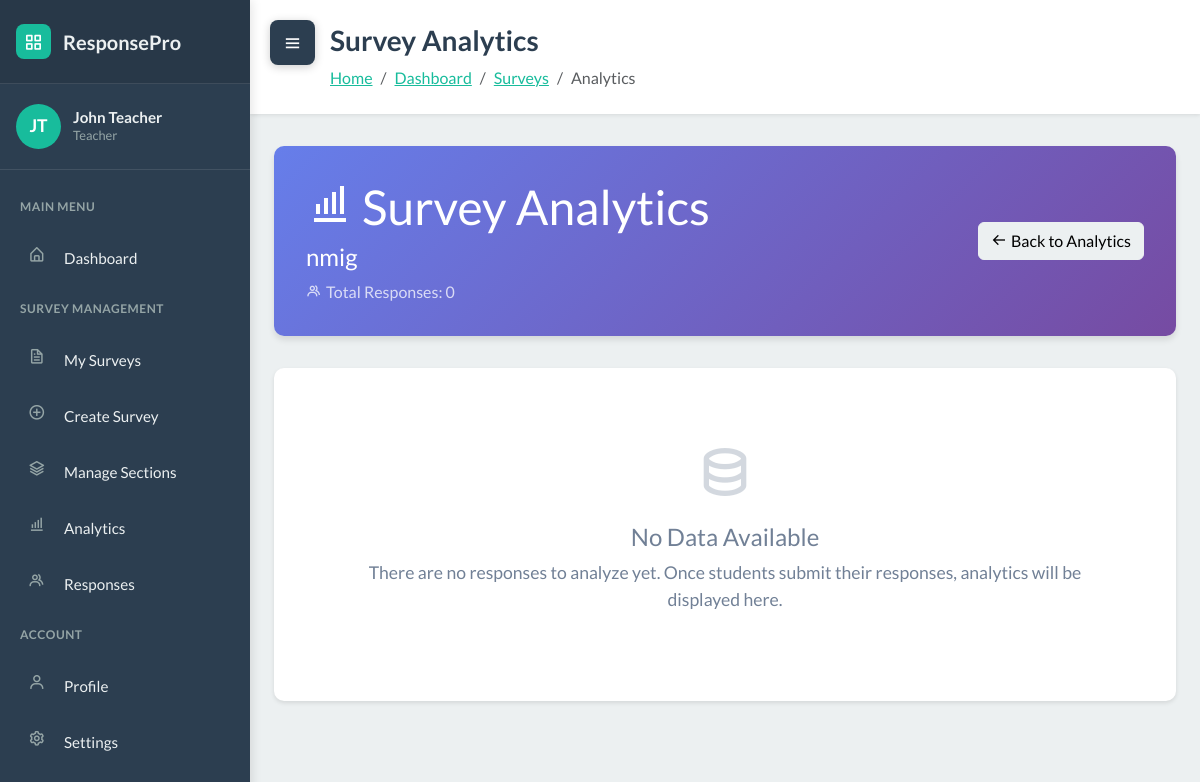
/surveys/9/analytics/ (signed in), run on an earlier commit of the app's database.
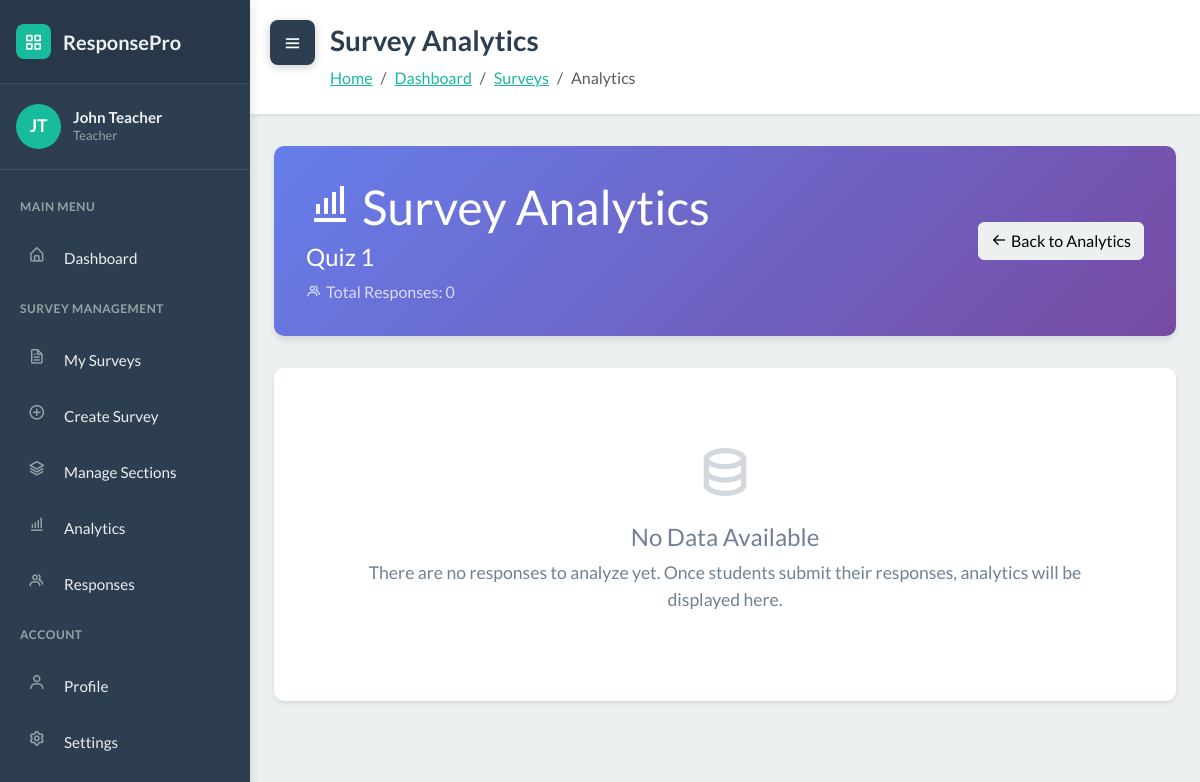
And on a later commit of the database.
### WebSurvey/models.py (models this page shows, shortened)
class Survey(models.Model):
    STATUS_CHOICES = [
        ('draft', 'Draft'),
        ('published', 'Published'),
        ('closed', 'Closed'),
    ]
    title = models.CharField(max_length=255)
    description = models.TextField(blank=True)
    teacher = models.ForeignKey(User, on_delete=models.CASCADE, related_name='surveys')
    sections = models.ManyToManyField(Section, blank=True, related_name='surveys')
    status = models.CharField(max_length=20, choices=STATUS_CHOICES, default='draft')
    total_points = models.IntegerField(default=0)
    time_limit = models.IntegerField(null=True, blank=True, help_text="Time limit in minutes")
    due_date = models.DateTimeField(null=True, blank=True)
    created_at = models.DateTimeField(auto_now_add=True)
    updated_at = models.DateTimeField(auto_now=True)
    class Meta:
        ordering = ['-created_at']

### WebSurvey/views.py (the view, shortened to what this page needs)
# urls.py: path('surveys/<int:survey_id>/analytics/', views.survey_analytics, name='survey_analytics'),
@login_required
@login_required
def survey_analytics(request, survey_id):
    survey = get_object_or_404(Survey, id=survey_id, teacher=request.user)
    responses = StudentResponse.objects.filter(
        survey=survey,
        is_submitted=True
    ).select_related('student')
    questions = survey.questions.all().prefetch_related(
        'options',
        'true_false_answer',
        'enumeration_answers'
    )
    charts_data = []
    for question in questions:
        chart_info = {
            'question_text': question.question_text,
            'type': question.question_type,
            'data': {}
        }
        answers = QuestionAnswer.objects.filter(
            question=question,
            response__in=responses
        )
        if question.question_type in ['multiple_choice', 'likert']:
            labels = []
            values = []
            for option in question.options.all():
                count = answers.filter(selected_option=option).count()
                labels.append(option.option_text)
                values.append(count)
            if sum(values) > 0:
                chart_info['data'] = {
                    'labels': labels,
                    'values': values
                }
        if chart_info['data']:
            charts_data.append(chart_info)
    context = {
        'survey': survey,
        'charts_data': json.dumps(charts_data),
        'total_responses': responses.count(),
    }
    return render(request, 'survey_analytics.html', context)

### WebSurvey/services.py (called while the page is built)
def auto_close_due_surveys():
    now = timezone.now()
    overdue_ids = []
    for survey in Survey.objects.filter(status='published', due_date__isnull=False):
        due = survey.due_date
        if due is None:
            continue
        if timezone.is_naive(due):
            due = timezone.make_aware(due, timezone.get_current_timezone())
        if due <= now:
            overdue_ids.append(survey.id)
    if overdue_ids:
        Survey.objects.filter(id__in=overdue_ids).update(status='closed')
    return now

### WebSurvey/templates/survey_analytics.html (shortened to what the changed rows need)
<!DOCTYPE html>
{% load static %}
<html data-bs-theme="light" lang="en">
<head>
    <link rel="stylesheet" href="https://cdn.jsdelivr.net/npm/bootswatch@5.3.6/dist/flatly/bootstrap.min.css">
    <link rel="stylesheet" href="https://cdn.jsdelivr.net/npm/boxicons@latest/css/boxicons.min.css">
    <link rel="stylesheet" href="{% static 'css/dashboard-sidebar.css' %}">
    <link rel="stylesheet" href="{% static 'css/bss-overrides.css' %}">
</head>
<body>
    <main class="dashboard-content" id="mainContent">
        <div class="content-header">
            <h1>Survey Analytics</h1>
        </div>
        <div class="container-fluid px-4 pb-5">
            <div class="analytics-header">
                <div class="d-flex justify-content-between align-items-center">
                    <div>
                        <h1 class="mb-2">
                            <i class="bx bx-bar-chart-alt me-2"></i>Survey Analytics
                        </h1>
                        <h4 class="mb-0 opacity-90">{{ survey.title }}</h4>
                        <p class="mb-0 mt-2 opacity-75">
                            <i class="bx bx-group me-1"></i>Total Responses: {{ total_responses }}
                        </p>
                    </div>
                </div>
            </div>
        </div>
    </main>
</body>
</html>

What changed in the data, as far as the page shows it:
changed Survey: title "nmig" → "Quiz 1"
